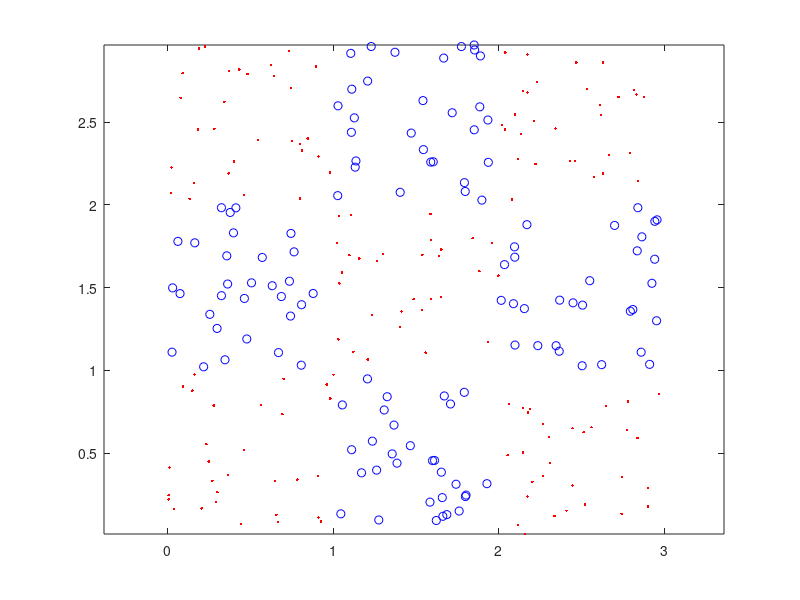

MATLAB code to generate this figure: (Note: this script raises an error after producing the figure.)
% Code for SVM-nonlinear case (askisi 6)
% "Introduction to Pattern Recognition: A MATLAB Approach"
% S. Theodoridis, A. Pikrakis, K. Koutroumbas, D. Cavouras

close('all');
clear

format compact
global figt4

% 1. Generate X1
l=2; %Dimensionality
poi_per_square=30; %Points per square
N=9*poi_per_square; %Total no. of points
rand('seed',0)
X1=[];
y1=[];
for i=0:2
    for j=0:2
        X1=[X1 rand(l,poi_per_square)+...
            [i j]'*ones(1,poi_per_square)];
        if(mod(i+j,2)==0)
            y1=[y1 ones(1,poi_per_square)];
        else
            y1=[y1 -ones(1,poi_per_square)];
        end
    end
end

% Plot X1
figure(1), plot(X1(1,y1==1),X1(2,y1==1),'r.',X1(1,y1==-1),X1(2,y1==-1),'bo')
figure(1), axis equal

% Generate X2
rand('seed',100)
X2=[];
y2=[];
for i=0:2
    for j=0:2
        X2=[X2 rand(l,poi_per_square)+...
            [i j]'*ones(1,poi_per_square)];
        if(mod(i+j,2)==0)
            y2=[y2 ones(1,poi_per_square)];
        else
            y2=[y2 -ones(1,poi_per_square)];
        end
    end
end

%%%%%%%%%%%%%%%%%%%%% Linear SVM %%%%%%%%%%%%%%%%%%%%% 
fprintf('\n\n');
figt4=2;

kernel='linear'
kpar1=0; 
kpar2=0; 
C=200;
tol=0.001;
steps=100000;
eps=10^(-10);
method=1;
[alpha, b, w, evals, stp, glob] = SMO2(X1', y1', kernel, kpar1, kpar2, C, tol, steps, eps, method);

mag=0.1;
xaxis=1;
yaxis=2;
input = zeros(1,size(X1',2));
bias=-b; 
aspect=0;
svcplot_book(X1',y1',kernel,kpar1,kpar2,alpha,bias,aspect,mag,xaxis,yaxis,input);

figure(figt4), axis equal

X_sup=X1(:,alpha'~=0);
alpha_sup=alpha(alpha~=0)';
y_sup=y1(alpha~=0);

% Classification of the training set
for i=1:N
    t=sum((alpha_sup.*y_sup).*CalcKernel(X_sup',X1(:,i)',kernel,kpar1,kpar2)')-b;
    if(t>0)
        out_train(i)=1;
    else
        out_train(i)=-1;
    end
end

% Classification of the test set
for i=1:N
    t=sum((alpha_sup.*y_sup).*CalcKernel(X_sup',X2(:,i)',kernel,kpar1,kpar2)')-b;
    if(t>0)
        out_test(i)=1;
    else
        out_test(i)=-1;
    end
end

% Margin
marg=2/sum(w.^2)

% Computing the training error
Pe_train=sum(out_train.*y1<0)/length(y1)

% Computing the test error
Pe_test=sum(out_test.*y2<0)/length(y2)

%Counting the number of support vectors
sup_vec=sum(alpha>0)


% %%%%%%%%%%%%%%%%%%% RBF kernel%%%%%%%%%%%%%%%%%%%%%%%%%%%%%%%%%%%%%%%
figt4=3;
fprintf('\n\n');

kernel='rbf'
kpar1=0.1; 
kpar2=0; 
C=2000;
tol=0.001;
steps=100000;
eps=10^(-10);
method=1;
[alpha, b, w, evals, stp, glob] = SMO2(X1', y1', kernel, kpar1, kpar2, C, tol, steps, eps, method);

mag=0.1;
xaxis=1;
yaxis=2;
input = zeros(1,size(X1',2));
bias=-b;  
aspect=0;
svcplot_book(X1',y1',kernel,kpar1,kpar2,alpha,bias,aspect,mag,xaxis,yaxis,input);

figure(figt4), axis equal

X_sup=X1(:,alpha'~=0);
alpha_sup=alpha(alpha~=0)';
y_sup=y1(alpha~=0);

% Classification of the training set
for i=1:N
    t=sum((alpha_sup.*y_sup).*CalcKernel(X_sup',X1(:,i)',kernel,kpar1,kpar2)')-b;
    if(t>0)
        out_train(i)=1;
    else
        out_train(i)=-1;
    end
end

% Classification of the test set
for i=1:N
    t=sum((alpha_sup.*y_sup).*CalcKernel(X_sup',X2(:,i)',kernel,kpar1,kpar2)')-b;
    if(t>0)
        out_test(i)=1;
    else
        out_test(i)=-1;
    end
end

% Computing the training error
Pe_train=sum(out_train.*y1<0)/length(y1)

% Computing the test error
Pe_test=sum(out_test.*y2<0)/length(y2)

%Counting the number of support vectors
sup_vec=sum(alpha>0)

% %%%%%%%%%%%%%%% POLYNOMIAL KERNEL %%%%%%%%%%%%%%%%%%%%%%%
figt4=4;
fprintf('\n\n');

kernel='poly'
kpar1=3; 
kpar2=1; 
C=0.2;
tol=0.001;
steps=100000;
eps=10^(-10);
method=1;
[alpha, b, w, evals, stp, glob] = SMO2(X1', y1', kernel, kpar1, kpar2, C, tol, steps, eps, method);

mag=0.1;
xaxis=1;
yaxis=2;
input = zeros(1,size(X1',2));
bias=-b;  
aspect=0;
svcplot_book(X1',y1',kernel,kpar1,kpar2,alpha,bias,aspect,mag,xaxis,yaxis,input);

figure(figt4), axis equal

X_sup=X1(:,alpha'~=0);
alpha_sup=alpha(alpha~=0)';
y_sup=y1(alpha~=0);

% Classification of the training set
for i=1:N
    t=sum((alpha_sup.*y_sup).*CalcKernel(X_sup',X1(:,i)',kernel,kpar1,kpar2)')-b;
    if(t>0)
        out_train(i)=1;
    else
        out_train(i)=-1;
    end
end

% Classification of the test set
for i=1:N
    t=sum((alpha_sup.*y_sup).*CalcKernel(X_sup',X2(:,i)',kernel,kpar1,kpar2)')-b;
    if(t>0)
        out_test(i)=1;
    else
        out_test(i)=-1;
    end
end

% Computing the training error
Pe_train=sum(out_train.*y1<0)/length(y1)

% Computing the test error
Pe_test=sum(out_test.*y2<0)/length(y2)

%Counting the number of support vectors
sup_vec=sum(alpha>0)

